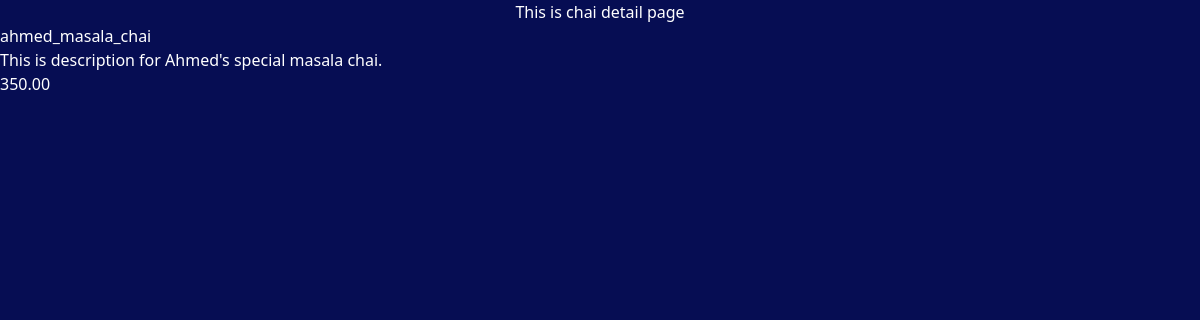
Screenshot of /appbasics/1/ with the database file from the repository.
### my_basic_app/models.py (models this page shows, shortened)
class ChaiVariety(models.Model):
    CHAI_TYPE_CHOICE = [
        ('ML', 'MASALA'),
        ('GR', 'GINGER'),
        ('KI', 'KIWI'),
        ('PL', 'PLAIN'),
        ('EL', 'ELAICHI'),
    ]
    name = models.CharField(max_length=100)
    image = models.ImageField(upload_to='Tea_images/')
    date_added = models.DateTimeField(default=timezone.now)
    types = models.CharField(max_length=2, choices=CHAI_TYPE_CHOICE)
    pricing = models.DecimalField(default=350, max_digits=5, decimal_places=2)
    description = models.TextField(default='')

### my_basic_app/views.py (the view)
# urls.py: path('<int:chai_id>/', views.chai_details, name='chai_details'),
def chai_details(request, chai_id: int):
    chai = get_object_or_404(ChaiVariety, pk=chai_id)
    return render(request, 'my_basic_app/chai_detail.html', {'chai': chai})

### my_basic_app/templates/my_basic_app/chai_detail.html
{% extends "layout.html" %} {% block title %} Chai Details {% endblock %}
{% block content %}
<h1>This is chai detail page</h1>
<h3>{{chai.name}}</h3>
<p>{{chai.description}}</p>
<p>{{chai.pricing}}</p>
{% endblock %}

### static/index/style.css (style rules this page uses)
body { background-color: #060d53; color: #fff; }
h1 { text-align: center; font-size: 2em; }

### rows the page displays
ChaiVariety: name "ahmed_masala_chai", description "This is description for Ahmed's special masala chai.", pricing "350.00"
